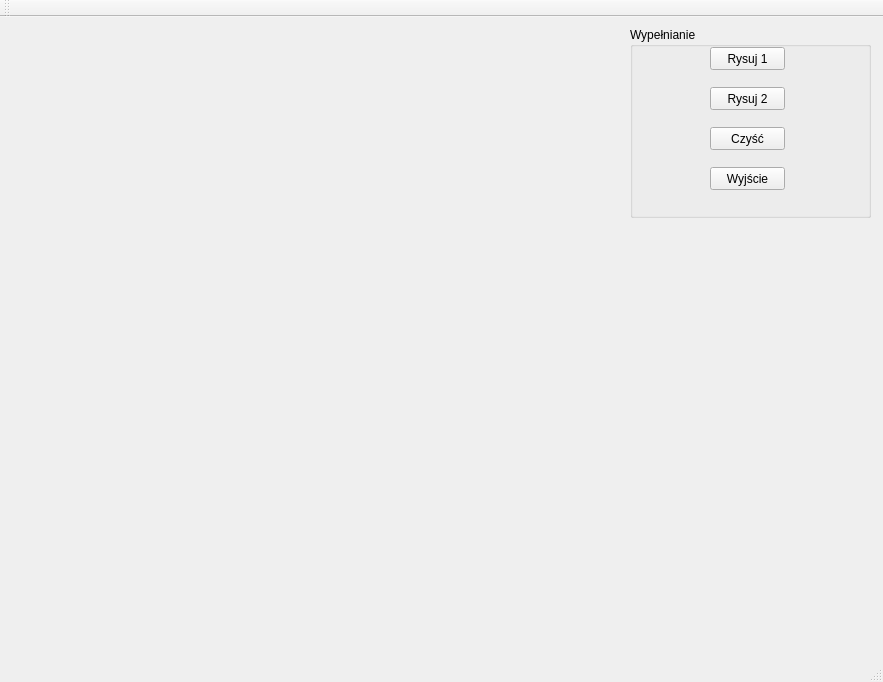
<?xml version="1.0" encoding="UTF-8"?>
<ui version="4.0">
 <class>MyWindow</class>
 <widget class="QMainWindow" name="MyWindow">
  <property name="geometry">
   <rect>
    <x>0</x>
    <y>0</y>
    <width>883</width>
    <height>682</height>
   </rect>
  </property>
  <property name="windowTitle">
   <string>MyWindow</string>
  </property>
  <widget class="QWidget" name="centralWidget">
   <widget class="QGroupBox" name="groupBox">
    <property name="geometry">
     <rect>
      <x>630</x>
      <y>10</y>
      <width>241</width>
      <height>191</height>
     </rect>
    </property>
    <property name="title">
     <string>Wypełnianie</string>
    </property>
    <widget class="QPushButton" name="draw1Button">
     <property name="geometry">
      <rect>
       <x>80</x>
       <y>20</y>
       <width>75</width>
       <height>23</height>
      </rect>
     </property>
     <property name="text">
      <string>Rysuj 1</string>
     </property>
    </widget>
    <widget class="QPushButton" name="draw2Button">
     <property name="geometry">
      <rect>
       <x>80</x>
       <y>60</y>
       <width>75</width>
       <height>23</height>
      </rect>
     </property>
     <property name="text">
      <string>Rysuj 2</string>
     </property>
    </widget>
    <widget class="QPushButton" name="cleanButton">
     <property name="geometry">
      <rect>
       <x>80</x>
       <y>100</y>
       <width>75</width>
       <height>23</height>
      </rect>
     </property>
     <property name="text">
      <string>Czyść</string>
     </property>
    </widget>
    <widget class="QPushButton" name="exitButton">
     <property name="geometry">
      <rect>
       <x>80</x>
       <y>140</y>
       <width>75</width>
       <height>23</height>
      </rect>
     </property>
     <property name="text">
      <string>Wyjście</string>
     </property>
    </widget>
   </widget>
  </widget>
  <widget class="QMenuBar" name="menuBar">
   <property name="geometry">
    <rect>
     <x>0</x>
     <y>0</y>
     <width>883</width>
     <height>21</height>
    </rect>
   </property>
  </widget>
  <widget class="QToolBar" name="mainToolBar">
   <attribute name="toolBarArea">
    <enum>TopToolBarArea</enum>
   </attribute>
   <attribute name="toolBarBreak">
    <bool>false</bool>
   </attribute>
  </widget>
  <widget class="QStatusBar" name="statusBar"/>
 </widget>
 <layoutdefault spacing="6" margin="11"/>
 <resources/>
 <connections/>
</ui>
